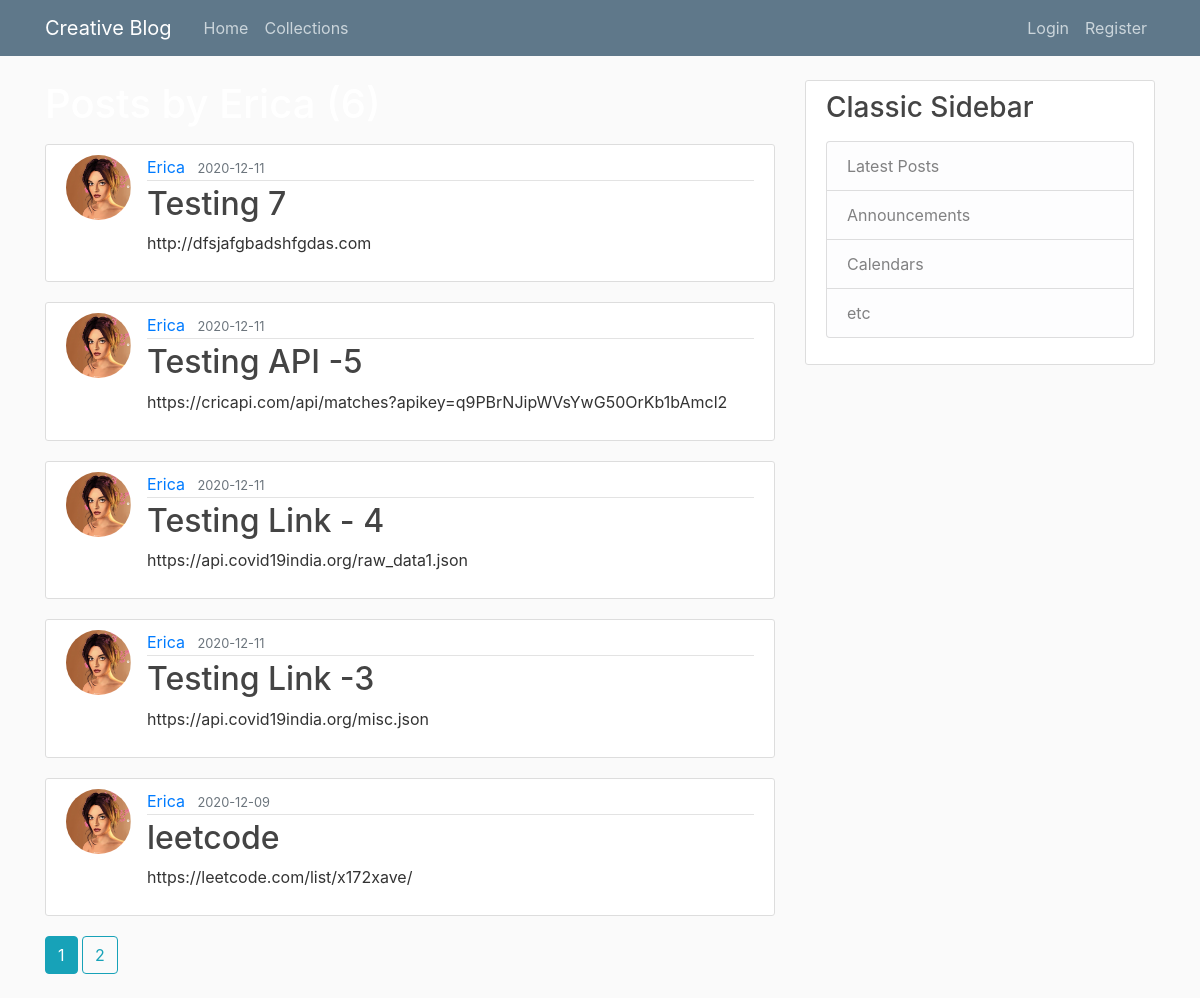
The page /user/Erica on the database its author committed.
### flaskblog/models.py (models this page shows, shortened)
class Post(db.Model):
    id = db.Column(db.Integer, primary_key=True)
    title = db.Column(db.String(100), nullable=False)
    date_posted = db.Column(db.DateTime, nullable=False, default=datetime.utcnow)
    content = db.Column(db.Text, nullable=False)
    user_id = db.Column(db.Integer, db.ForeignKey('user.id'), nullable=False)

class User(db.Model, UserMixin):
    id = db.Column(db.Integer, primary_key=True)
    username = db.Column(db.String(20), unique=True, nullable=False)
    email = db.Column(db.String(120), unique=True, nullable=False)
    image_file = db.Column(db.String(20), nullable=False, default='default.jpg')
    password = db.Column(db.String(60), nullable=False)
    posts = db.relationship('Post', backref='author', lazy=True)
    urls = db.relationship('Url', backref='aut', lazy=True)

### flaskblog/routes.py (the view)
@app.route("/user/<string:username>")
def user_posts(username):
    page = request.args.get('page', 1, type=int)
    user = User.query.filter_by(username=username).first_or_404()
    posts = Post.query.filter_by(author=user)\
        .order_by(Post.date_posted.desc())\
        .paginate(page=page, per_page=5)
    return render_template('user_posts.html', posts=posts, user=user)

### flaskblog/templates/user_posts.html (shortened to what this page needs)
{% extends "layout.html" %}
{% block content %}
    <h1 class="mb-3"><p style="color: white">Posts by {{ user.username }} ({{ posts.total }})</h1></p>
    {% for post in posts.items %}
        <article class="media content-section">
          <img class="rounded-circle article-img" src="{{ url_for('static', filename='profile_pics/' + post.author.image_file) }}">
          <div class="media-body">
            <div class="article-metadata">
              <a class="mr-2" href="{{ url_for('user_posts', username=post.author.username) }}">{{ post.author.username }}</a>
              <small class="text-muted">{{ post.date_posted.strftime('%Y-%m-%d') }}</small>
            </div>
            <h2><a class="article-title" href="{{ url_for('post', post_id=post.id) }}">{{ post.title }}</a></h2>
            <p class="article-content">{{ post.content }}</p>
          </div>
        </article>
    {% endfor %}
    {% for page_num in posts.iter_pages(left_edge=1, right_edge=1, left_current=1, right_current=2) %}
      {% if page_num %}
        {% if posts.page == page_num %}
          <a class="btn btn-info mb-4" href="{{ url_for('user_posts', username=user.username, page=page_num) }}">{{ page_num }}</a>
        {% else %}
          <a class="btn btn-outline-info mb-4" href="{{ url_for('user_posts', username=user.username, page=page_num) }}">{{ page_num }}</a>
        {% endif %}
      {% else %}
        ...
      {% endif %}
    {% endfor %}
{% endblock content %}

### flaskblog/templates/layout.html (shortened to what this page needs)
<!DOCTYPE html>
<html>
<head>
    <link rel="stylesheet" href="https://maxcdn.bootstrapcdn.com/bootstrap/4.0.0/css/bootstrap.min.css">
    <link rel="stylesheet" type="text/css" href="{{ url_for('static', filename='main.css') }}">
</head>
<body>
    <header class="site-header">
      <nav class="navbar navbar-expand-md navbar-dark bg-steel fixed-top">
        <div class="container">
          <a class="navbar-brand mr-4" href="/">Creative Blog</a>
          <div class="collapse navbar-collapse" id="navbarToggle">
            <div class="navbar-nav mr-auto">
              <a class="nav-item nav-link" href="{{ url_for('home') }}">Home</a>
             <a class="nav-item nav-link" href="{{ url_for('about') }}">Collections</a>
            </div>
        <div class="navbar-nav">
              {% if current_user.is_authenticated %}
                <a class="nav-item nav-link" href="{{ url_for('new_post') }}">New Post</a>
                <a class="nav-item nav-link" href="{{ url_for('account') }}">Account</a>
                <a class="nav-item nav-link" href="{{ url_for('logout') }}">Logout</a>
              {% else %}
                <a class="nav-item nav-link" href="{{ url_for('login') }}">Login</a>
                <a class="nav-item nav-link" href="{{ url_for('register') }}">Register</a>
              {% endif %}
            </div>
          </div>
        </div>
      </nav>
    </header>
    <main role="main" class="container">
      <div class="row">
        <div class="col-md-8">
          {% block content %}{% endblock %}
        </div>
        <div class="col-md-4">
          <div class="content-section">
            <h3>Classic Sidebar</h3>
            <p class='text-muted'>
              <ul class="list-group">
                <li class="list-group-item list-group-item-light">Latest Posts</li>
                <li class="list-group-item list-group-item-light">Announcements</li>
                <li class="list-group-item list-group-item-light">Calendars</li>
                <li class="list-group-item list-group-item-light">etc</li>
              </ul>
            </p>
          </div>
        </div>
      </div>
    </main>
</body>
</html>

### flaskblog/static/main.css (style rules this page uses)
body { background: #fafafa; color: #333333; margin-top: 5rem; }
h1, h2, h3, h4, h5, h6 { color: #444444; }
.bg-steel { background-color: #5f788a; }
.site-header .navbar-nav .nav-link { color: #cbd5db; }
.content-section { background: #ffffff; padding: 10px 20px; border: 1px solid #dddddd; border-radius: 3px; margin-bottom: 20px; }
.article-title { color: #444444; }
.article-content { white-space: pre-line; }
.article-img { height: 65px; width: 65px; margin-right: 16px; }
.article-metadata { padding-bottom: 1px; margin-bottom: 4px; border-bottom: 1px solid #e3e3e3 }

### flaskblog/templates/user_posts.html (style rules this page uses)
body { background-image: url('https://img.rawpixel.com/s3fs-private/rawpixel_images/website_content/pdflowerset19b2-eye-02-c-tropical-leaves-l_1.jpg?w=1000&dpr=1&fit=default&crop=default&q=65&vib=3&con=3&usm=15&bg=F4F4F3&ixlib=js-2.2.1&s=df5464ce6b3d74f1826f7b6c7d27e8b2'); background-repeat: no-repeat; background-attachment: fixed; background-size: 100% 100%; }

### rows shown on the page
Post: image_file (picture), author.username "Erica", date_posted "2020-12-11", title "Testing 7", content "http://dfsjafgbadshfgdas.com"
Post: image_file (picture), author.username "Erica", date_posted "2020-12-11", title "Testing API -5", content "https://cricapi.com/api/matches?apikey=q9PBrNJipWVsYwG50OrKb1bAmcl2"
Post: image_file (picture), author.username "Erica", date_posted "2020-12-11", title "Testing Link - 4", content "https://api.covid19india.org/raw_data1.json"
Post: image_file (picture), author.username "Erica", date_posted "2020-12-11", title "Testing Link -3", content "https://api.covid19india.org/misc.json"
Post: image_file (picture), author.username "Erica", date_posted "2020-12-09", title "leetcode", content "https://leetcode.com/list/x172xave/"

### other values the page prints
{{ page_num }} "1"
{{ page_num }} "2"
